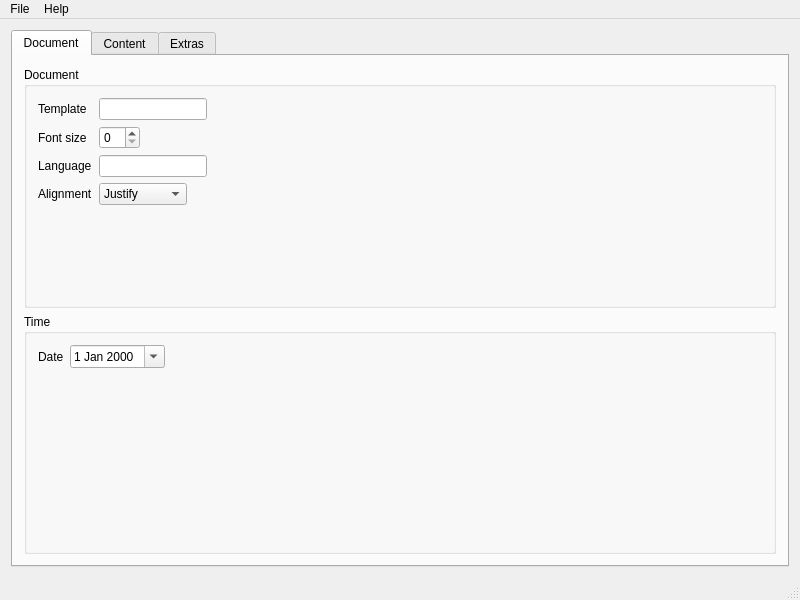
<?xml version="1.0" encoding="UTF-8"?>
<ui version="4.0">
 <class>Clattr</class>
 <widget class="QMainWindow" name="Clattr">
  <property name="geometry">
   <rect>
    <x>0</x>
    <y>0</y>
    <width>800</width>
    <height>600</height>
   </rect>
  </property>
  <property name="windowTitle">
   <string>Clattr</string>
  </property>
  <widget class="QWidget" name="centralwidget">
   <layout class="QGridLayout" name="gridLayout">
    <item row="0" column="0">
     <widget class="QTabWidget" name="tabWidget">
      <property name="currentIndex">
       <number>0</number>
      </property>
      <widget class="QWidget" name="TabDocument">
       <property name="enabled">
        <bool>true</bool>
       </property>
       <attribute name="title">
        <string>Document</string>
       </attribute>
       <layout class="QGridLayout" name="gridLayout_2">
        <item row="1" column="0">
         <widget class="QGroupBox" name="GroupBoxTime">
          <property name="title">
           <string>Time</string>
          </property>
          <layout class="QFormLayout" name="formLayout_2">
           <property name="fieldGrowthPolicy">
            <enum>QFormLayout::FieldsStayAtSizeHint</enum>
           </property>
           <item row="0" column="0">
            <widget class="QLabel" name="labelDate">
             <property name="text">
              <string>Date</string>
             </property>
            </widget>
           </item>
           <item row="0" column="1">
            <widget class="QDateEdit" name="inputDate">
             <property name="calendarPopup">
              <bool>true</bool>
             </property>
            </widget>
           </item>
          </layout>
         </widget>
        </item>
        <item row="0" column="0">
         <widget class="QGroupBox" name="groupBoxDocument">
          <property name="title">
           <string>Document</string>
          </property>
          <layout class="QFormLayout" name="formLayout_4">
           <property name="fieldGrowthPolicy">
            <enum>QFormLayout::FieldsStayAtSizeHint</enum>
           </property>
           <item row="0" column="1">
            <widget class="QLineEdit" name="inputTemplate">
             <property name="enabled">
              <bool>true</bool>
             </property>
             <property name="text">
              <string/>
             </property>
            </widget>
           </item>
           <item row="1" column="0">
            <widget class="QLabel" name="labelFontsize">
             <property name="text">
              <string>Font size</string>
             </property>
            </widget>
           </item>
           <item row="1" column="1">
            <widget class="QSpinBox" name="inputFontsize"/>
           </item>
           <item row="2" column="0">
            <widget class="QLabel" name="labelLanguage">
             <property name="text">
              <string>Language</string>
             </property>
            </widget>
           </item>
           <item row="2" column="1">
            <widget class="QLineEdit" name="inputLanguage">
             <property name="text">
              <string/>
             </property>
            </widget>
           </item>
           <item row="3" column="0">
            <widget class="QLabel" name="label">
             <property name="text">
              <string>Alignment</string>
             </property>
            </widget>
           </item>
           <item row="3" column="1">
            <widget class="QComboBox" name="inputAlign">
             <item>
              <property name="text">
               <string>Justify</string>
              </property>
             </item>
             <item>
              <property name="text">
               <string>Flush left</string>
              </property>
             </item>
             <item>
              <property name="text">
               <string>Flush right</string>
              </property>
             </item>
            </widget>
           </item>
           <item row="0" column="0">
            <widget class="QLabel" name="labelTemplate">
             <property name="text">
              <string>Template</string>
             </property>
            </widget>
           </item>
          </layout>
         </widget>
        </item>
       </layout>
      </widget>
      <widget class="QWidget" name="TabContent">
       <attribute name="title">
        <string>Content</string>
       </attribute>
       <layout class="QGridLayout" name="gridLayout_3">
        <item row="0" column="0">
         <widget class="QTabWidget" name="tabWidget_2">
          <property name="currentIndex">
           <number>0</number>
          </property>
          <widget class="QWidget" name="tabAddress">
           <attribute name="title">
            <string>Address</string>
           </attribute>
           <layout class="QGridLayout" name="gridLayout_11">
            <item row="0" column="0">
             <widget class="QGroupBox" name="groupBoxSender">
              <property name="title">
               <string>Sender</string>
              </property>
              <layout class="QGridLayout" name="gridLayout_4">
               <item row="0" column="0">
                <layout class="QHBoxLayout" name="horizontalLayout">
                 <item>
                  <widget class="QLabel" name="labelSendername">
                   <property name="text">
                    <string>Name</string>
                   </property>
                  </widget>
                 </item>
                 <item>
                  <widget class="QLineEdit" name="inputSendername"/>
                 </item>
                </layout>
               </item>
               <item row="2" column="0">
                <widget class="QPlainTextEdit" name="inputSenderaddress"/>
               </item>
               <item row="1" column="0">
                <widget class="QLabel" name="labelSenderaddress">
                 <property name="text">
                  <string>Address</string>
                 </property>
                </widget>
               </item>
              </layout>
             </widget>
            </item>
            <item row="1" column="0">
             <widget class="QGroupBox" name="groupBoxReceiver">
              <property name="title">
               <string>Receiver</string>
              </property>
              <layout class="QGridLayout" name="gridLayout_5">
               <item row="0" column="0">
                <widget class="QPlainTextEdit" name="inputReceiver"/>
               </item>
              </layout>
             </widget>
            </item>
           </layout>
          </widget>
          <widget class="QWidget" name="tabSentences">
           <attribute name="title">
            <string>Sentences</string>
           </attribute>
           <layout class="QGridLayout" name="gridLayout_8">
            <item row="0" column="0">
             <widget class="QGroupBox" name="groupBoxObject">
              <property name="title">
               <string>Object</string>
              </property>
              <layout class="QGridLayout" name="gridLayout_9">
               <item row="1" column="0">
                <widget class="QLineEdit" name="inputObject"/>
               </item>
               <item row="0" column="0">
                <widget class="QLabel" name="labelObject">
                 <property name="text">
                  <string>Object</string>
                 </property>
                </widget>
               </item>
              </layout>
             </widget>
            </item>
            <item row="1" column="0">
             <widget class="QGroupBox" name="groupBoxOpening">
              <property name="title">
               <string>Opening</string>
              </property>
              <layout class="QGridLayout" name="gridLayout_14">
               <item row="1" column="0">
                <widget class="QLineEdit" name="inputOpening"/>
               </item>
               <item row="0" column="0">
                <widget class="QLabel" name="labelOpening">
                 <property name="text">
                  <string>Opening</string>
                 </property>
                </widget>
               </item>
              </layout>
             </widget>
            </item>
            <item row="2" column="0">
             <widget class="QGroupBox" name="groupBoxClosing">
              <property name="title">
               <string>Closing</string>
              </property>
              <layout class="QGridLayout" name="gridLayout_15">
               <item row="0" column="0">
                <widget class="QLabel" name="labelClosing">
                 <property name="text">
                  <string>Closing</string>
                 </property>
                </widget>
               </item>
               <item row="1" column="0">
                <widget class="QLineEdit" name="inputClosing"/>
               </item>
               <item row="2" column="0">
                <widget class="QLabel" name="labelSignature">
                 <property name="text">
                  <string>Signature</string>
                 </property>
                </widget>
               </item>
               <item row="3" column="0">
                <widget class="QPlainTextEdit" name="inputSignature"/>
               </item>
              </layout>
             </widget>
            </item>
           </layout>
          </widget>
          <widget class="QWidget" name="tabText">
           <attribute name="title">
            <string>Text</string>
           </attribute>
           <layout class="QGridLayout" name="gridLayout_12">
            <item row="0" column="0">
             <widget class="QGroupBox" name="groupBoxText">
              <property name="title">
               <string>Text</string>
              </property>
              <layout class="QGridLayout" name="gridLayout_13">
               <item row="0" column="0">
                <widget class="QPlainTextEdit" name="inputText"/>
               </item>
              </layout>
             </widget>
            </item>
           </layout>
          </widget>
         </widget>
        </item>
       </layout>
      </widget>
      <widget class="QWidget" name="tabExtras">
       <attribute name="title">
        <string>Extras</string>
       </attribute>
       <layout class="QGridLayout" name="gridLayout_10">
        <item row="0" column="0">
         <widget class="QGroupBox" name="groupBoxPackages">
          <property name="title">
           <string>Additional packages</string>
          </property>
          <layout class="QGridLayout" name="gridLayout_7">
           <item row="0" column="0">
            <widget class="QPlainTextEdit" name="inputPackages"/>
           </item>
          </layout>
         </widget>
        </item>
        <item row="1" column="0">
         <widget class="QGroupBox" name="groupBoxAttachement">
          <property name="title">
           <string>Attachements</string>
          </property>
          <layout class="QGridLayout" name="gridLayout_6">
           <item row="0" column="0">
            <widget class="QCheckBox" name="boolAttachement">
             <property name="text">
              <string>Use attachements?</string>
             </property>
            </widget>
           </item>
           <item row="1" column="0">
            <widget class="QPlainTextEdit" name="inputAttachement">
             <property name="enabled">
              <bool>false</bool>
             </property>
            </widget>
           </item>
          </layout>
         </widget>
        </item>
       </layout>
      </widget>
     </widget>
    </item>
   </layout>
  </widget>
  <widget class="QMenuBar" name="menubar">
   <property name="geometry">
    <rect>
     <x>0</x>
     <y>0</y>
     <width>800</width>
     <height>24</height>
    </rect>
   </property>
   <widget class="QMenu" name="menuDatei">
    <property name="title">
     <string>File</string>
    </property>
    <addaction name="actionNew"/>
    <addaction name="actionOpen"/>
    <addaction name="separator"/>
    <addaction name="actionSave"/>
    <addaction name="actionSaveAs"/>
    <addaction name="separator"/>
    <addaction name="actionExportAsTex"/>
    <addaction name="separator"/>
    <addaction name="actionQuit"/>
   </widget>
   <widget class="QMenu" name="menuHilfe">
    <property name="title">
     <string>Help</string>
    </property>
    <addaction name="actionAbout"/>
    <addaction name="actionLicense"/>
    <addaction name="separator"/>
    <addaction name="actionAboutQt"/>
   </widget>
   <addaction name="menuDatei"/>
   <addaction name="menuHilfe"/>
  </widget>
  <widget class="QStatusBar" name="statusbar">
   <property name="enabled">
    <bool>true</bool>
   </property>
  </widget>
  <action name="actionSave">
   <property name="enabled">
    <bool>false</bool>
   </property>
   <property name="text">
    <string>Save</string>
   </property>
  </action>
  <action name="actionSaveAs">
   <property name="text">
    <string>Save as...</string>
   </property>
  </action>
  <action name="actionQuit">
   <property name="text">
    <string>Quit</string>
   </property>
  </action>
  <action name="actionNew">
   <property name="text">
    <string>New</string>
   </property>
  </action>
  <action name="actionAbout">
   <property name="text">
    <string>About</string>
   </property>
  </action>
  <action name="actionOpen">
   <property name="text">
    <string>Open...</string>
   </property>
  </action>
  <action name="actionExportAsTex">
   <property name="text">
    <string>Export As *.tex...</string>
   </property>
  </action>
  <action name="actionAboutQt">
   <property name="text">
    <string>About Qt</string>
   </property>
  </action>
  <action name="actionLicense">
   <property name="text">
    <string>License</string>
   </property>
  </action>
 </widget>
 <layoutdefault spacing="6" margin="11"/>
 <tabstops>
  <tabstop>tabWidget</tabstop>
  <tabstop>inputTemplate</tabstop>
  <tabstop>inputFontsize</tabstop>
  <tabstop>inputLanguage</tabstop>
  <tabstop>inputAlign</tabstop>
  <tabstop>inputDate</tabstop>
  <tabstop>tabWidget_2</tabstop>
  <tabstop>inputSendername</tabstop>
  <tabstop>inputSenderaddress</tabstop>
  <tabstop>inputReceiver</tabstop>
  <tabstop>inputObject</tabstop>
  <tabstop>inputOpening</tabstop>
  <tabstop>inputClosing</tabstop>
  <tabstop>inputSignature</tabstop>
  <tabstop>inputText</tabstop>
  <tabstop>inputPackages</tabstop>
  <tabstop>boolAttachement</tabstop>
  <tabstop>inputAttachement</tabstop>
 </tabstops>
 <resources/>
 <connections>
  <connection>
   <sender>boolAttachement</sender>
   <signal>toggled(bool)</signal>
   <receiver>inputAttachement</receiver>
   <slot>setEnabled(bool)</slot>
   <hints>
    <hint type="sourcelabel">
     <x>115</x>
     <y>102</y>
    </hint>
    <hint type="destinationlabel">
     <x>115</x>
     <y>102</y>
    </hint>
   </hints>
  </connection>
  <connection>
   <sender>actionQuit</sender>
   <signal>triggered()</signal>
   <receiver>Clattr</receiver>
   <slot>close()</slot>
   <hints>
    <hint type="sourcelabel">
     <x>-1</x>
     <y>-1</y>
    </hint>
    <hint type="destinationlabel">
     <x>399</x>
     <y>299</y>
    </hint>
   </hints>
  </connection>
 </connections>
</ui>
